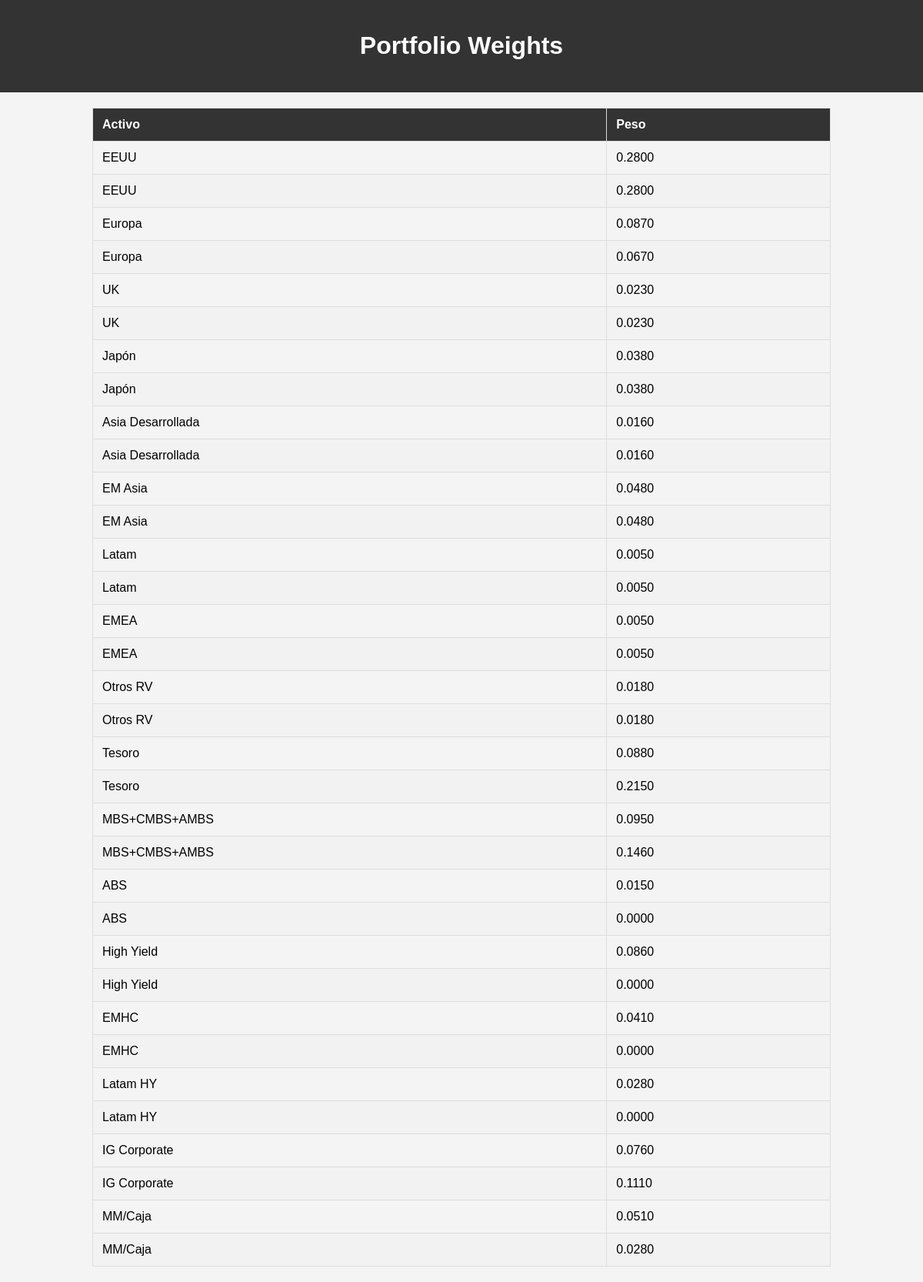
Page /api/weights/ on the committed database.
### investment_app/models.py (models this page shows, shortened)
class Weight(models.Model):
    portafolio = models.ForeignKey(Portafolio, on_delete=models.CASCADE)
    activo = models.ForeignKey(Activo, on_delete=models.CASCADE)
    peso = models.DecimalField(max_digits=5, decimal_places=4)
    class Meta:
        unique_together = ('portafolio', 'activo')

class Activo(models.Model):
    nombre = models.CharField(max_length=100)
    precio = models.DecimalField(max_digits=15, decimal_places=2)

### investment_app/views.py (the view)
# urls.py: path('weights/', WeightList.as_view(), name='weight-list'),
class WeightList(APIView):
    def get(self, request):
        weights = Weight.objects.all()
        return render(request, 'investment_app/portfolio_weights.html', {'weights': weights})

### investment_app/templates/investment_app/portfolio_weights.html (shortened to what this page needs)
<!DOCTYPE html>
<html lang="en">
<head>
</head>
<body>
    <header>
        <div class="container">
            <h1>Portfolio Weights</h1>
        </div>
    </header>
    <div class="container">
        <table>
            <thead>
                <tr>
                    <th>Activo</th>
                    <th>Peso</th>
                </tr>
            </thead>
            <tbody>
                {% for weight in weights %}
                <tr>
                    <td>{{ weight.activo.nombre }}</td>
                    <td>{{ weight.peso }}</td>
                </tr>
                {% endfor %}
            </tbody>
        </table>
    </div>
</body>
</html>
</html>

### investment_app/templates/investment_app/portfolio_weights.html (style rules this page uses)
body { font-family: Arial, sans-serif; background-color: #f4f4f4; margin: 0; padding: 0; }
.container { width: 80%; margin: auto; overflow: hidden; }
header { background: #333; color: #fff; padding: 20px 0; text-align: center; }
table { width: 100%; margin: 20px 0; border-collapse: collapse; }
table, th, td { border: 1px solid #ddd; }
th, td { padding: 12px; text-align: left; }
th { background-color: #333; color: white; }
tr:nth-child(even) { background-color: #f2f2f2; }

### rows in the picture
Weight: activo.nombre "EEUU", peso "0.2800"
Weight: activo.nombre "EEUU", peso "0.2800"
Weight: activo.nombre "Europa", peso "0.0870"
Weight: activo.nombre "Europa", peso "0.0670"
Weight: activo.nombre "UK", peso "0.0230"
Weight: activo.nombre "UK", peso "0.0230"
Weight: activo.nombre "Japón", peso "0.0380"
Weight: activo.nombre "Japón", peso "0.0380"
Weight: activo.nombre "Asia Desarrollada", peso "0.0160"
Weight: activo.nombre "Asia Desarrollada", peso "0.0160"
Weight: activo.nombre "EM Asia", peso "0.0480"
Weight: activo.nombre "EM Asia", peso "0.0480"
Weight: activo.nombre "Latam", peso "0.0050"
Weight: activo.nombre "Latam", peso "0.0050"
Weight: activo.nombre "EMEA", peso "0.0050"
Weight: activo.nombre "EMEA", peso "0.0050"
Weight: activo.nombre "Otros RV", peso "0.0180"
Weight: activo.nombre "Otros RV", peso "0.0180"
Weight: activo.nombre "Tesoro", peso "0.0880"
Weight: activo.nombre "Tesoro", peso "0.2150"
Weight: activo.nombre "MBS+CMBS+AMBS", peso "0.0950"
Weight: activo.nombre "MBS+CMBS+AMBS", peso "0.1460"
Weight: activo.nombre "ABS", peso "0.0150"
Weight: activo.nombre "ABS", peso "0.0000"
Weight: activo.nombre "High Yield", peso "0.0860"
Weight: activo.nombre "High Yield", peso "0.0000"
Weight: activo.nombre "EMHC", peso "0.0410"
Weight: activo.nombre "EMHC", peso "0.0000"
Weight: activo.nombre "Latam HY", peso "0.0280"
Weight: activo.nombre "Latam HY", peso "0.0000"
Weight: activo.nombre "IG Corporate", peso "0.0760"
Weight: activo.nombre "IG Corporate", peso "0.1110"
Weight: activo.nombre "MM/Caja", peso "0.0510"
Weight: activo.nombre "MM/Caja", peso "0.0280"
